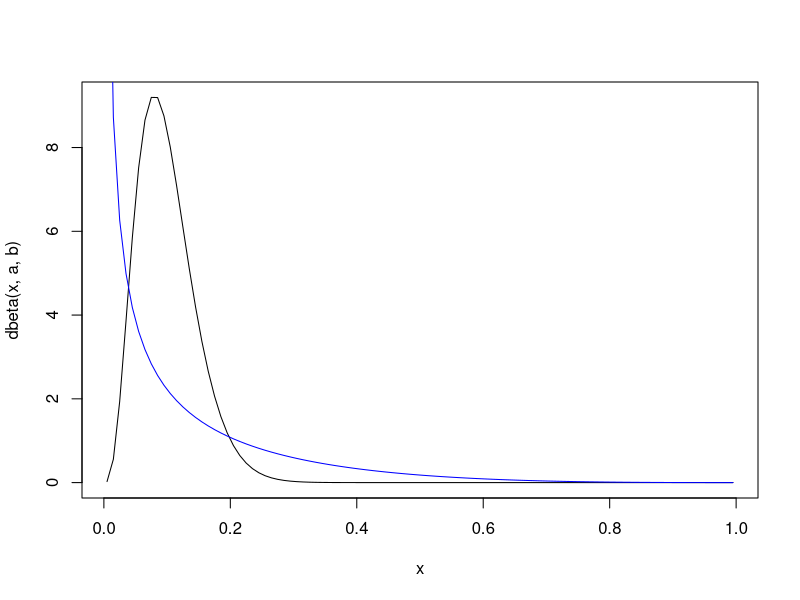

Here is the R script that generated this plot:
# 1 Practical session (1): probability judgements ----
## 1 ----
n_sds <- qnorm(0.975) - qnorm(0.025)
n_sds

n_sds <- (qnorm(0.975, sd=1.234) - qnorm(0.025, sd=1.234))/1.234
n_sds

## 2 ----
upper <- 0.2
lower <- 0.02
mu <- 0.1

# for a 95% CI
sigma <- (upper - lower) / n_sds
sigma

(a <- (mu*(1 - mu)/sigma^2 - 1)*mu)
(b <- (mu*(1 - mu)/sigma^2 - 1)*(1 - mu))

a / (a+b)
qbeta(c(0.025, 0.5, 0.975), a, b)

## 3 ----
upper <- 0.2
lower <- 0.02
mu <- 0.1

# for a 50% CI
n_sds50 <- qnorm(0.75) - qnorm(0.25)
n_sds50
sigma50 <- (upper - lower) / n_sds50
sigma50

# (a <- (mu*(1 - mu)/sigma^2 - 1)*mu)
(a50 <- (mu*(1 - mu)/sigma50^2 - 1)*mu)

# (b <- (mu*(1 - mu)/sigma^2 - 1)*(1 - mu))
(b50 <- (mu*(1 - mu)/sigma50^2 - 1)*(1 - mu))


a50/(a50+b50)
qbeta(c(0.25, 0.5, 0.75), a50, b50)

## 4 ----
x <- ppoints(100)
plot(x, dbeta(x, a, b), type="l")
lines(x, dbeta(x, a50, b50), col="blue")

beta_dist <- function(mu, lower, upper , ci_width = 0.95){
  tail_prob <- (1 - ci_width)/2
  n_sds <- qnorm(1 - tail_prob) - qnorm(tail_prob)
  sigma <- (upper - lower) / n_sds
  # defining quantities that are used more than once 
  # (e.g. n here. This quantity is actually the “effective sample size” — as explained in the lecture
  n <- mu*(1 - mu)/sigma^2 - 1
  a <- n*mu
  b <- n*(1 - mu)
  c(a=a, b=b)
}

beta_dist(0.1, 0.02, 0.2) 
beta_dist(0.1, 0.02, 0.2, ci_width=0.5)


# 2 Practical session (2): predictions and decisions ----
